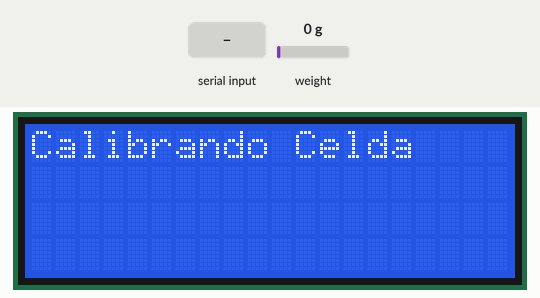
A sketch run on a simulated Arduino Uno, built with avr-gcc and run on an emulated ATmega328P. Parts: 20×4 character LCD. The inputs (shaded band) are chosen by the test bench; at power-on: weight on the scale 0 g. The local clock reads 2024-03-15 10:24:30 at power-on unless the sketch sets it; storage starts empty; what the sketch prints to the serial monitor is not drawn.

Above: at 2.9 s.
3.0 s: "90,45,200\n" received over Serial
5.5 s: byte 115 ('s') received over Serial
9.0 s: "30,150,10\n" received over Serial
11.5 s: "90,45\n" received over Serial
At 16.9 s:
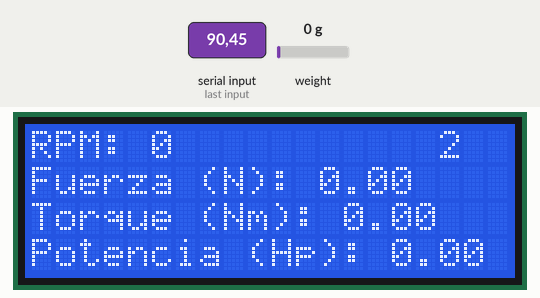
18.1 s: "30,150\n" received over Serial
At 20.5 s:
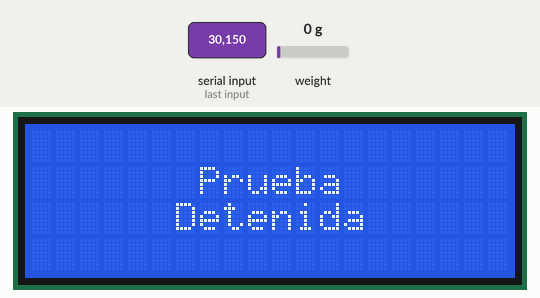
Timing chart, 0 to 21.7 s (numbered marks = the images above; inputs shaded):
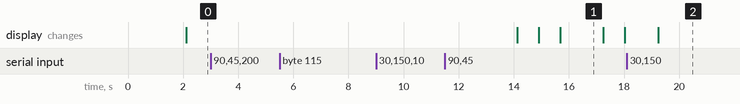

Measured:
- after the input at 3.0 s, every drawn part: stays the same
- after the input at 5.5 s, every drawn part: stays the same
- after the input at 9.0 s, every drawn part: stays the same
- after the input at 11.5 s, the display: first changes after 2.6 s (image 1 shows a later state)
- after the input at 18.1 s, the display: changes after 1.1 s (image 2)

The sketch:

MotorMonitor.ino
```cpp
#include <avr/pgmspace.h>
#include <Wire.h>
#include <LiquidCrystal_I2C.h>
#include <HX711.h>
#include <EEPROM.h>
#include <SPI.h>
#include <SD.h>
#include <RTClib.h>

#define SSpin 5      // Slave Select SD en pin 5
#define hxData 7      // Data HX711 en pin 7
#define hxClock 6     // Clock HX711 en pin 7
#define eeAddress 0   // Direccion de memoria EEPROM que guarda el factor de escala del HX711

LiquidCrystal_I2C lcdDisplay(0x27, 20, 4); // Instancia de la clase LiquidCrystal_I2C con direccion 0x27 para un display de 16 caracteres y 4 lineas
HX711 loadCell; //Instancia de la clase HX711
RTC_DS3231 rtc;
DateTime now;

bool testState = false;
bool firstSample;
long ti;
long tf;
int timeDelta;
float fuelMassI; // Masa en Kg del combustible al inicio de la prueba
float fuelMassF; // Masa en Kg del combustible al final de la prueba

char response; // Respuesta del usuario
String fileName; // Nombre del archivo de datos en la memoria SD
char outBuff[100];
char time[9];
char date[11];
bool sdReady = false; // Disponibilidad de gardar los datos en la memoria SD

uint16_t rpm; // Variable de las Revoluciones por minuto
float force, torque, power; // Variables de Fuerza, torque y potencia
float forceT, torqueT, powerT;
uint16_t idSample = 0; //Variable del numero de muestra


// Funcion de configuracion previa
void setup() {
  Serial.begin(9600); // Inicializa la comunicacion serie a 9600 baudios
  lcdDisplay.init(); // Inicializa el lcd
  lcdDisplay.backlight(); // Enciende la luz de fondo del display
  loadCell.begin(hxData, hxClock); // Inicializa el modulo HX711 con sus pines de datos y reloj

  // Comprobamos si tenemos el RTC conectado
  if (!rtc.begin()) {
    Serial.println(F("!! No hay módulo RTC"));
  }
  //rtc.adjust(DateTime(F(__DATE__), F(__TIME__)));
  sdReady = SD.begin(SSpin); // Inicializa la memoria SD y guarda el estado en sdReady
  if (sdReady) {
    getFileName();
  }
  else{
    fileName = "data.csv";
  }

  // Muestra el mensaje "Bienvenido" en el LCD
  lcdDisplay.setCursor(3, 1);
  lcdDisplay.print(F("Bienvenido"));
  delay(1000);

  setScale(); // Llama a la funcion setScale para que realize la configuracion de la celda de carga

  // Se solicita las rpm por el monitor serie
  Serial.print(F("\n<< Ingresa las RPM: "));
  getRPM();
  Serial.print(F("<< Ingresa la masa del combustible(g): "));
  getfuel(&fuelMassI);
  // Muestra en el monitor serie un mensaje para ingresar el numero de revolucioones por minuto
  Serial.print(F(">> Ingresa cualquier tecla para iniciar la prueba"));
}

// Funcion ciclica
void loop() {
  if(Serial.available() > 0){
    response = Serial.read(); // Guarda en response el primer caractar enviado por el usuario

    Serial.readString();    // Limpia el buffer
    testState =! testState;

    if (testState == true){
      setSD(); // Llama a la funcion setSD para que realice la configuracion de la memoria SD
      firstSample=true;
      idSample = 0;
      //Serial.println(ti);
      Serial.print(F("\n\n**** Prueba iniciada"));
      //sprintf(time, "%02d:%02d:%02d", now.hour(),now.minute(),now.second());
      //Serial.print(time);
      Serial.print(F("\n>> Ingresa cualquier tecla para detener la prueba\n"));
    }
    else {

      lcdDisplay.clear();
      lcdDisplay.setCursor(7, 1);
      lcdDisplay.print(F("Prueba"));
      lcdDisplay.setCursor(6, 2);
      lcdDisplay.print(F("Detenida"));

      timeDelta = now.unixtime()-ti;
      Serial.print(F("\n\n--- Prueba detenida"));
      // sprintf(time, "%02d:%02d:%02d", now.hour(),now.minute(),now.second());
      // Serial.print(time);
      sprintf(outBuff, "\n>> Tiempo cronometrado: %d segundos\n", timeDelta);
      Serial.print(outBuff);
      if(sdReady){
        Serial.print(F("\n<< Ingresa la masa final del combustible: "));
        getfuel(&fuelMassF);
        saveLastLine();
      }

      Serial.print(F("\n\n>> Ingresa cualquier tecla para continuar la prueba"));
      while(!Serial.available()){ // Espera por una respuesta
        ;
      }
      Serial.readString(); // Limpia el buffer

      // Se solicita las rpm por el monitor serie
      lcdDisplay.clear();
      lcdDisplay.setCursor(6, 1);
      lcdDisplay.print(F("Iniciando"));
      lcdDisplay.setCursor(7, 2);
      lcdDisplay.print(F("Prueba"));


      Serial.print(F("\n<< Ingresa las RPM: "));
      getRPM();
      Serial.print(F("<< Ingresa la masa inicial del combustible (g): "));
      getfuel(&fuelMassI);

      Serial.print(F(">> Ingresa cualquier tecla para iniciar la prueba"));

      delay(2000);
    }
  }

  if (testState) {
    // Llama a la funcion getData()
    getData();
    delay(200); // Espera 200 ms
  }
}


// Realiza la lectura y calculo de datos y envia a el LCD y al archivo de datos en caso de que este disponible.
void getData(void) {
  now = rtc.now();
  idSample++;
  sprintf(date, "%02d/%02d/%04d", now.day(),now.month(),now.year());
  sprintf(time, "%02d:%02d:%02d", now.hour(),now.minute(),now.second());
  force = loadCell.get_units(5); // Guarda la lectura obtenida por la celda de carga
  force = (force >= 0)? force : 0.0; // En caso de que la lectura de la celda de carga sea menor a 0, lo guardara como 0
  torque = force * 0.145;  // Guarda el calculo del torque, en esta caso 0.15 es la distancia en metros
  power = (torque * ((rpm * 6.2831)/60))/745.7; // Guarda el calculo de la potencia
  if(firstSample){
    ti = now.unixtime();
    firstSample = false;
    forceT=force;
    torqueT=torque;
    powerT=power;
  }
  else{
    forceT+=force;
    torqueT+=torque;
    powerT+=power;
  }
  printValues(); // Llama a la funcion printValues
  if(sdReady){saveData();} // Si la memoria SD esta disponible, llama a la funcion saveData()
}

// Guarda los valores de id_sample, RPM, Fuera, Torque en N*m , Torque en lb*ft y Potencia en un archivo de datos en la memoria SD
void saveData() {

  File myFile = SD.open(fileName, FILE_WRITE); // Crea un objeto tipo file que apunta a un archivo en la memoria SD
  // Si se crea exitosamente el objeto escribira los datos separandolos por comas
  if (myFile) {
    sprintf(outBuff,"%s,%s,%d,%d,", date, time, idSample, rpm);
    myFile.print(outBuff);
    myFile.print(force);
    myFile.print(F(", "));
    myFile.print(torque);
    myFile.print(F(", "));
    myFile.print(torque * 0.73756);
    myFile.print(F(", "));
    myFile.print(power);
    sprintf(outBuff,",0,0,0,0,0,0,0,0\n");
    myFile.print(outBuff);

    myFile.close();
  }
  // Si no pone el estado de sdReady en false y manda un mensaje de error al monitor serie
  else {
    sdReady = false;
    Serial.print(F("\n!! Memoria extraida.\n\n"));
  }
}

// Imprime los valores de RPM, Fuera, Torque y Potencia en el LCD
void printValues() {
  lcdDisplay.clear();
  lcdDisplay.setCursor(0,0);
  lcdDisplay.print(F("RPM: "));
  lcdDisplay.print(rpm);
  lcdDisplay.setCursor(17,0);
  lcdDisplay.print(now.unixtime() - ti);
  lcdDisplay.setCursor(0,1);
  lcdDisplay.print(F("Fuerza (N): "));
  lcdDisplay.print(force);
  lcdDisplay.setCursor(0,2);
  lcdDisplay.print(F("Torque (Nm): "));
  lcdDisplay.print(torque);
  lcdDisplay.setCursor(0,3);
  lcdDisplay.print(F("Potencia (Hp): "));
  lcdDisplay.print(power);
}

// Calibra la celda de carga
void setScale(void){
  float knowWeight; // Peso de referencia en Kg
  float knowForce; // Fuerza de referencia en N
  float scaleFactor; // Factor de escala de la calibracion de la celda de carga

  // Se ajusta el offset [Sin peso en la celda]
  loadCell.tare();

  // Espera a que se conecte el puerto serie
  while(!Serial){
    ;
  }

  // Envia un mensaje a el LCD que indique que se esta calibrando la celda
  lcdDisplay.clear();
  lcdDisplay.setCursor(0, 0);
  lcdDisplay.print(F("Calibrando Celda"));

  // Manda mensaje al monitor serie preguntando si se desea realizar la calibracion.
  Serial.println(F("<< ¿Calibrar la celda de carga? (s/n)"));
  while(!Serial.available()){ // Espera por una respuesta
    ;
  }
  response = Serial.read(); //Guarda en response el primer caractar enviado por el usuario
  if(response != '\n') Serial.println(response);
  Serial.readString(); // Limpia el buffer

  // Si la respuesta es si ...
  if(response == 's') {
    // Manda mensaje al monitor serie pidiendo que se Ingresa el peso de referencia
    Serial.print(F("<< Masa de referencia: "));

    while(!Serial.available()){ // Espera por una respuesta
      ;
    }

    knowWeight = Serial.parseFloat(SKIP_ALL, '\n'); // Guarda la respuesta en knowWeight
    Serial.print(knowWeight);
    Serial.println(F(" Kg\n"));

    // Manda mensaje al monitor serie pidiendo que se coloque sobre la celda la masa de referencia
    Serial.println(F(">> Colocar masa de referencia en los proximos 10 seg"));
    // Espera 10 segundos
    for(int i = 10; i > 0; i--) {
      delay(1000);
      Serial.println(i);
    }

    // Calcula la fuera conocida multiplicando la masa por la fuerza de gravedad
    knowForce = knowWeight * 9.8;
    // Se realiza la calibracion de la escala de la celda
    loadCell.calibrate_scale(knowForce);
    // Se guarda el valor de la escala en scaleFactor
    scaleFactor = loadCell.get_scale();
    // Guarda en la direccion eeAddress de la EEPROM el valor del factor de escala
    EEPROM.put(eeAddress, scaleFactor);
  }
  // Si la respuesta es no, se utiliza el factor escala guardado en la EEPROM
  else {
    Serial.println(F(">> Se usara calibracion previa"));
    EEPROM.get(eeAddress, scaleFactor);

    loadCell.set_scale(scaleFactor);
  }

  //Serial.print(F("Factor de escala: "));
  //Serial.println(scaleFactor);
}

// Inicia la memoria SD y guarda la cabecera del archivo de datos
void setSD(void) {

  sdReady = SD.begin(SSpin); // Inicializa la memoria SD y guarda el estado en sdReady
  // Comprueba que se inicializo correctamente
  if (sdReady) {
    Serial.print(F("\n\n>> Memoria detectada"));

    //getFileName(); // llama a la funcion getFileName
    // Si no existe el archivo datalog.csv, se crea con su cabecera
    if(!SD.exists(fileName)){
      File newFile = SD.open(fileName, FILE_WRITE); // Crea un objeto tipo file que apunta a un archivo en la memoria SD
      // Si el objeto se creo correctamente, escribe en el archivo las cabeceras
      if (newFile) {
        newFile.print(F("Fecha, Hora, ID, RPM, Fuerza (N), Torque (Nm), Torque (lb ft), Potencia (Hp), "));
        newFile.print(F("Tiempo prueba (Seg), Masa combustible consumido (g), Consumo combustible(g/seg), BPO(HP), BPC(HP), BTC(Nm), SFCO(g/HP*h), SFCC(g/HP*h)\n"));
        newFile.close();
      }

      //Si no se crea correctamente, se le asigna a sdReady el estado de false
      else
        sdReady = false;
    }
    Serial.print(F("\n>> Los datos se guardaran en "));
    Serial.print(fileName);
    Serial.print(F("\n"));
  }

  // Si sdReady tiene el estado de false, se mando un mensaje al monitor serie
  if (!sdReady) {
    Serial.print(F("\n!! Archivo o memoria no disponible\n\n"));
  }
  delay(1000);
}


void getRPM(void) {
  while(!Serial.available()){ // Espera por una respuesta
    ;
  }
  rpm = Serial.parseInt(SKIP_ALL, '\n'); // Guarda la respuesta en rpm
  Serial.readString(); // Limpia el buffer
  Serial.println(rpm);
}

void getfuel(float *fuelMass) {
  while(!Serial.available()){ // Espera por una respuesta
    ;
  }
  *fuelMass = Serial.parseFloat(SKIP_ALL, '\n'); // Guarda la respuesta en g
  Serial.readString(); // Limpia el buffer
  Serial.print(*fuelMass);
  Serial.print(F(" gramos\n"));
}

void getFileName(void) {
  uint8_t nF = 0; // Numero del archivo

  // Mientras el valor de filename ya exista, se incrementara el valor de nF
  while(true){
    nF++;
    fileName = "data" + String(nF) + ".csv";
    if(!SD.exists(fileName)){
      break;
    }
  }
}

void saveLastLine(){
  float fuelCons; //Consumo de Combustible
  float bpo;      //Potencia Cbservada
  double bpc;      //Potencia Corregida
  float btc;      // Par Torsional Corregido
  float sfco;     // Consumo Específico de Combustible
  float sfcc;     // Consumo Específico de Combustible Corregido

  fuelCons = (fuelMassI - fuelMassF)/timeDelta;
  bpo = ((torqueT/idSample)*(rpm))/5252;
  bpc = bpo * pow(1, 0.4); //Revisar cual es el valor de factor atmosferico
  btc = (bpc*5252)/(rpm);
  sfco = fuelCons/bpo;
  sfcc = fuelCons/bpc;


  File myFile = SD.open(fileName, FILE_WRITE); // Crea un objeto tipo file que apunta a un archivo en la memoria SD
  // Si se crea exitosamente el objeto escribira los datos separandolos por comas
  if (myFile) {
    sprintf(outBuff,"%s,%s,%s,%d,", date, time, "LO", rpm);
    myFile.print(outBuff);
    myFile.print(forceT/idSample);
    myFile.print(F(", "));
    myFile.print(torqueT/idSample);
    myFile.print(F(", "));
    myFile.print((torqueT * 0.73756)/idSample);
    myFile.print(F(", "));
    myFile.print(powerT/idSample);
    myFile.print(F(", "));
    myFile.print(timeDelta);
    myFile.print(F(", "));
    myFile.print(fuelMassI - fuelMassF);
    myFile.print(F(", "));
    myFile.print(fuelCons);
    myFile.print(F(", "));
    myFile.print(bpo);
    myFile.print(F(", "));
    myFile.print(bpc);
    myFile.print(F(", "));
    myFile.print(btc);
    myFile.print(F(", "));
    myFile.print(sfco);
    myFile.print(F(", "));
    myFile.println(sfcc);

    myFile.close();
  }
}
```
